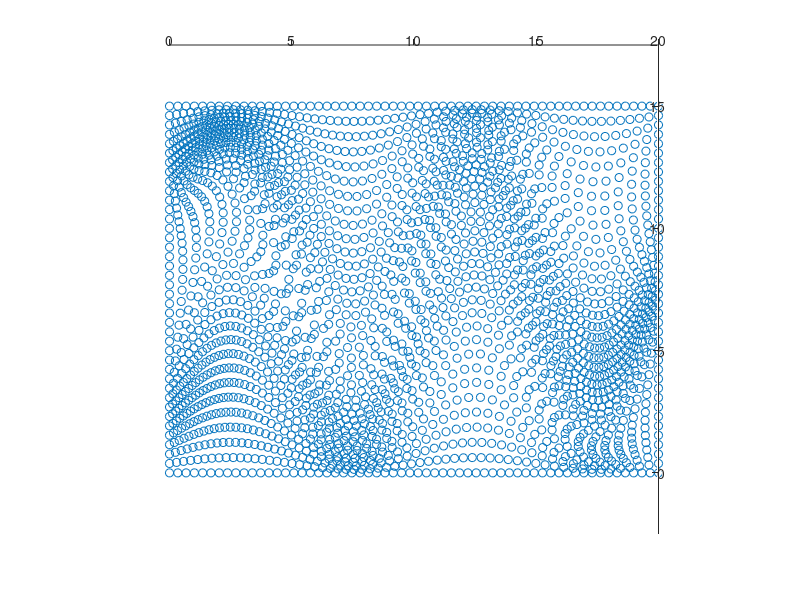
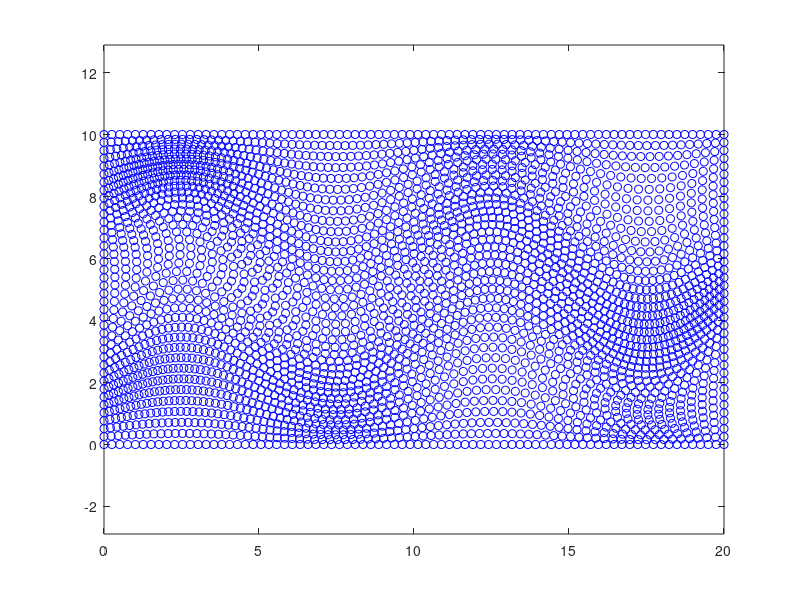

Write the MATLAB code that produced these figures, in order.
N = 20;

Lx = 15;
Ly = 20;
Lz = 5;
for a = 0:.01:1/5
    [x y z] = meshgrid(linspace(0,Lx,2*N),linspace(0,Ly,3*N),linspace(0,Lz,N));
    x = x(:);
    y = y(:);
    z = z(:);
    
    xx = (x-Lx/2)/Lx;
    yy = (y-Ly/2)/Ly;
    zz = 0*(z-Lz/2)/Lz;
    
    dy = cos(3*pi*xx).*cos(pi*yy).*cos(pi*zz);
    y = y + a*Ly*dy;
    
    yy = (y-Ly/2)/Ly;
    dx = cos(pi*xx).*sin(4*pi*yy).*cos(pi*zz);
    x = x + a*Lx*dx;
    
    xx = (x-Lx/2)/Lx;
    dz = cos(pi*xx).*cos(2*pi*yy).*cos(pi*zz);
%     z = z + a*Lz*dz;

    plot3(x,y,z,'o')
    axis equal
    view(90,-90)
%     view(2)
    
    drawnow
    
end

%% 2D vortex warping

N = 40;
Lx = 20;
Ly = 10;

[x y] = meshgrid(linspace(0,Lx,2*N),linspace(0,Ly,N));

a = 1/8;

x0 = Lx/2; y0 = Ly/2;

xx = (x-x0)/Lx;
yy = (y-y0)/Ly;
dx = cos(pi*xx).*cos(3*pi*yy);
x = x + Lx*a*dx;

xx = (x-x0)/Lx;
dy = sin(4*pi*xx).*cos(1*pi*yy);
y = y + Ly*a*dy;

figure
%mesh(x,y,0*x)
plot(x,y,'bo')
view(2)
axis equal
